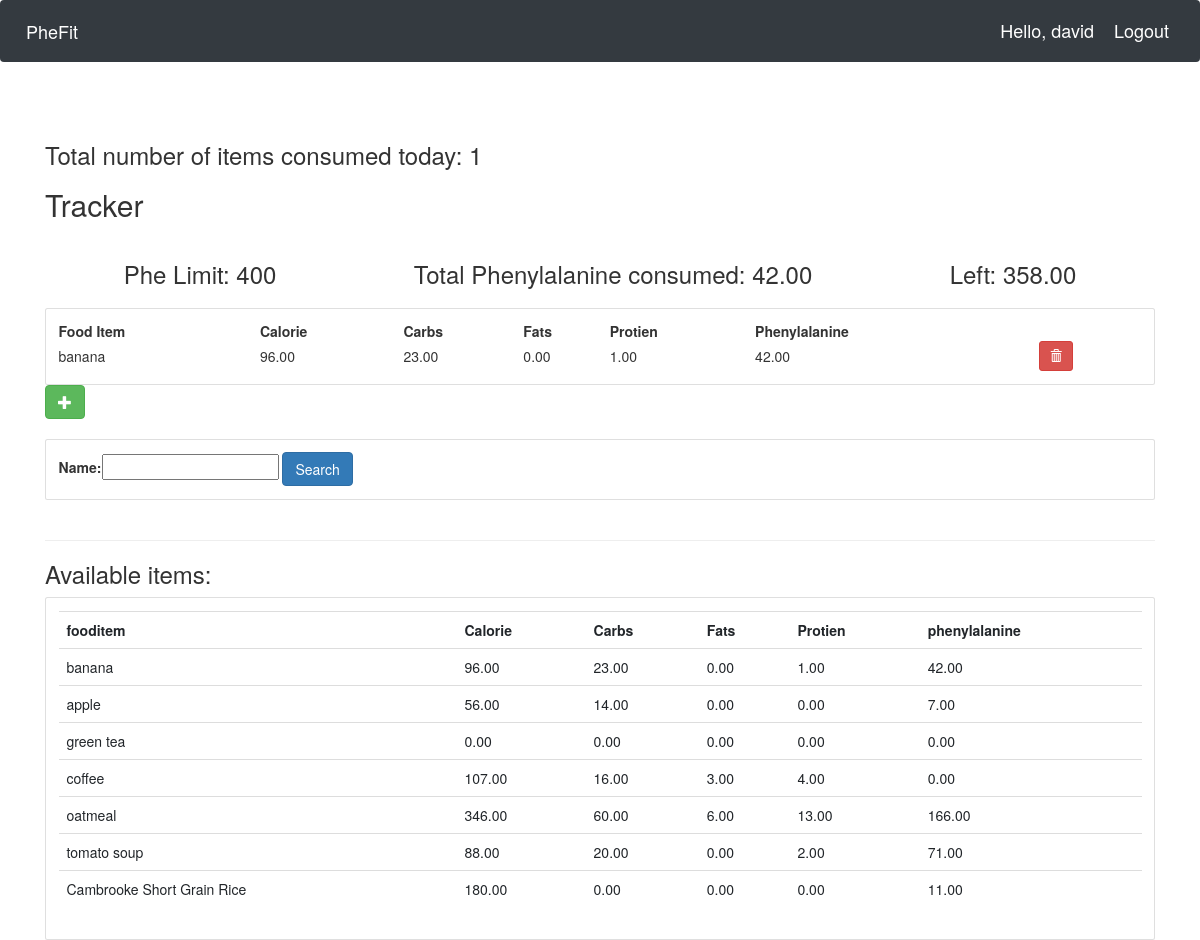
The page /user/ (signed in) on the database as committed earlier.
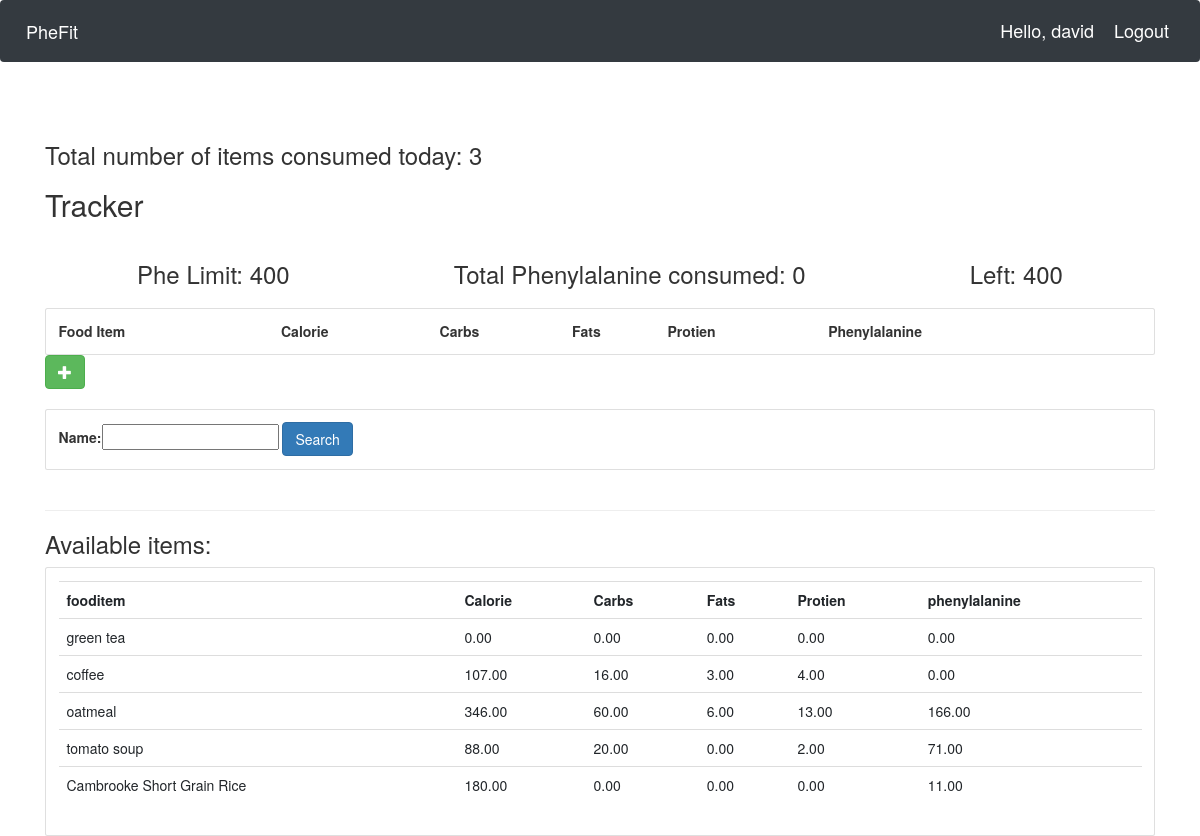
The same page on the database as committed later.
### Fityfeed/models.py (models this page shows, shortened)
class Fooditem(models.Model):
    name = models.CharField(max_length=200)
    category = models.ManyToManyField(Category)
    carbohydrate = models.DecimalField(max_digits=5,decimal_places=2,default=0)
    fats = models.DecimalField(max_digits=5,decimal_places=2,default=0)
    protein = models.DecimalField(max_digits=5,decimal_places=2,default=0)
    calorie=models.DecimalField(max_digits=5,decimal_places=2,default=0,blank=True)
    phenylalanine=models.DecimalField(max_digits=5,decimal_places=2,default=0,blank=True)
    quantity = models.IntegerField(default=1,null=True,blank=True)

### Fityfeed/views.py (the view)
# urls.py: path('user/',views.userPage,name='userPage'), #userPage
def userPage(request):
    user=request.user
    cust=user.customer
    fooditems=Fooditem.objects.filter()
    myfilter = fooditemFilter(request.GET,queryset=fooditems)
    fooditems=myfilter.qs
    total=UserFooditem.objects.all()
    myfooditems=total.filter(customer=cust)
    cnt=myfooditems.count()
    querysetFood=[]
    for food in myfooditems:
        querysetFood.append(food.fooditem.all())
    finalFoodItems=[]
    for items in querysetFood:
        for food_items in items:
            finalFoodItems.append(food_items)
    totalPhe=0
    for foods in finalFoodItems:
        totalPhe += foods.phenylalanine
    PheLeft=400-totalPhe
    context={'PheLeft':PheLeft,'totalPhe':totalPhe,'cnt':cnt,'foodlist':finalFoodItems,'fooditem':fooditems,'myfilter':myfilter}
    return render(request,'user.html',context)

### Fityfeed/templates/user.html (shortened to what this page needs)
{% extends 'main.html' %}
{% block content %}
<head> <link rel="stylesheet" href="https://maxcdn.bootstrapcdn.com/bootstrap/3.3.7/css/bootstrap.min.css"></head>
<h3>Total number of items consumed today: {{cnt}}</h3>
<div class="today">
	<h2>Tracker</h2>
	<div class="flex-box-row">
		<h3>Phe Limit: 400</h3>
		<h3>Total Phenylalanine consumed: {{totalPhe}}</h3>
		<h3>Left: {{ PheLeft }}</h3>
	</div>
    <div class="card card-body">
        <table>
            <tr>
                <th>Food Item</th>
                <th>Calorie</th>
                <th>Carbs</th>
                <th>Fats</th>
                <th>Protien</th>
				<th>Phenylalanine</th>
            </tr>
            {% for food in foodlist %}
            <tr>
                <td>{{food.name}}</td>
                <td> {{food.calorie}}</td>
                <td> {{food.carbohydrate}}</td>
                <td> {{food.fats}}</td>
				<td> {{food.protein}}</td>
				<td> {{food.phenylalanine}}</td>
				<td>
					<form action="{% url 'deleteFooditem' food.id %}" method="POST">
						<button type="submit" class="btn btn-danger btn-sm">
							<span class="glyphicon glyphicon-trash"></span>
						</button>
					</form>
				</td>
			</tr>
            {% endfor %}
        </table>
	</div>
	<form action="{% url 'addFooditem' %}" method="POST">
		<button type="submit" class="btn btn-success">
			<span class="glyphicon glyphicon-plus"></span>
		</button>
	</form>
</div>
<br>
<div class="row">
	<div class="col">
		<div class="card card-body">
			<form method="get">
				{{myfilter.form}}
		    <button class="btn btn-primary" type="submit">Search</button>
		  </form>
		</div>
	</div>
</div>
<br>
<hr>
<h3>Available items:</h3>
<div class="row">
	<div class="col-md">
		<div class="card card-body">
			<table class="table table-sm">
				<tr>
					<th>fooditem</th>
					<th>Calorie</th>
					<th>Carbs</th>
					<th>Fats</th>
					<th>Protien</th>
					<th>phenylalanine</th>
				</tr>
				{% for food in fooditem %}
				<tr>
					<td>{{food.name}}</td>
					<td> {{food.calorie}}</td>
					<td> {{food.carbohydrate}}</td>
                    <td> {{food.fats}}</td>
                    <td> {{food.protein}}</td>
					<td>{{food.phenylalanine}}</td>
					</tr>
				{% endfor %}
			</table>
		</div>
	</div>
</div>
{% endblock %}

Rows that differ between the two databases and show on the page:
removed Fooditem: name "banana", calorie "96.00", carbohydrate "23.00", fats "0.00", protein "1.00", phenylalanine "42.00"
removed Fooditem: name "apple", calorie "56.00", carbohydrate "14.00", fats "0.00", protein "0.00", phenylalanine "7.00", shown under "Available items:"
Other text that changed with them:
{{ cnt }}: "1" → "3"
{{ totalPhe }}: "42.00" → "0"
{{ PheLeft }}: "358.00" → "400"
